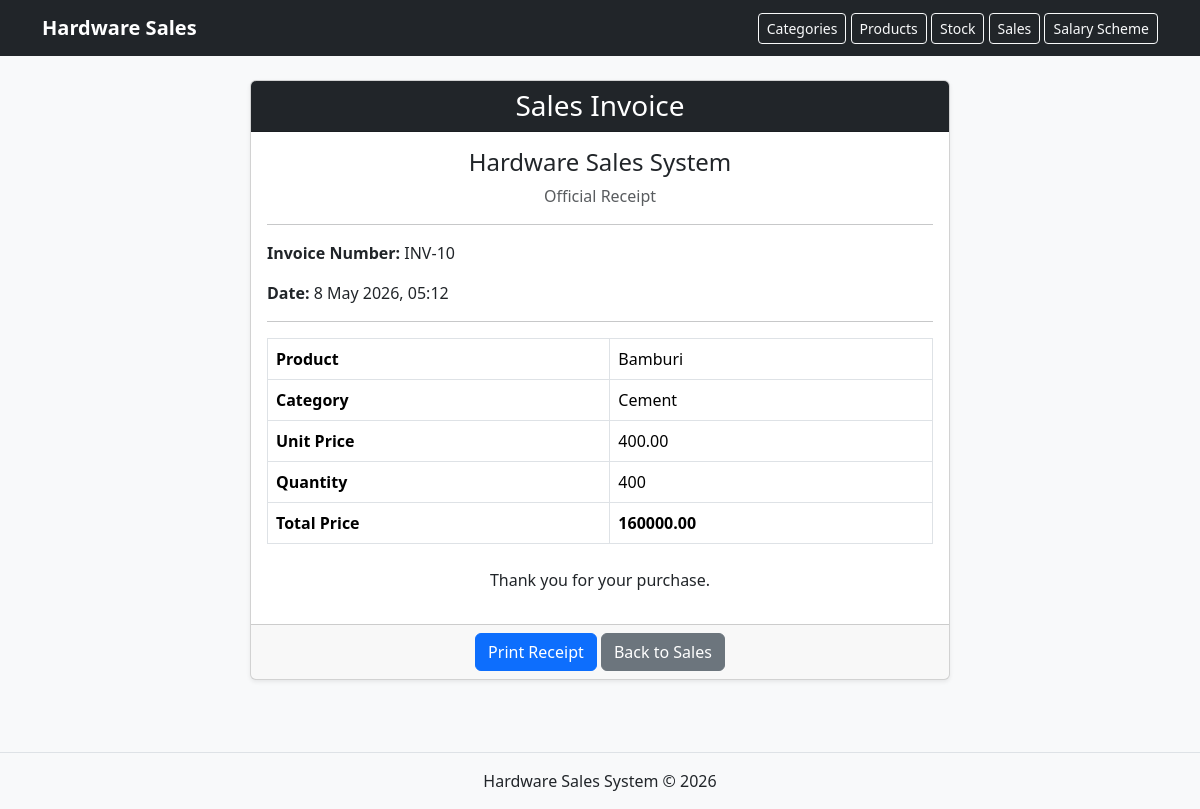
Page /sales/10/invoice/ on the earlier database version.
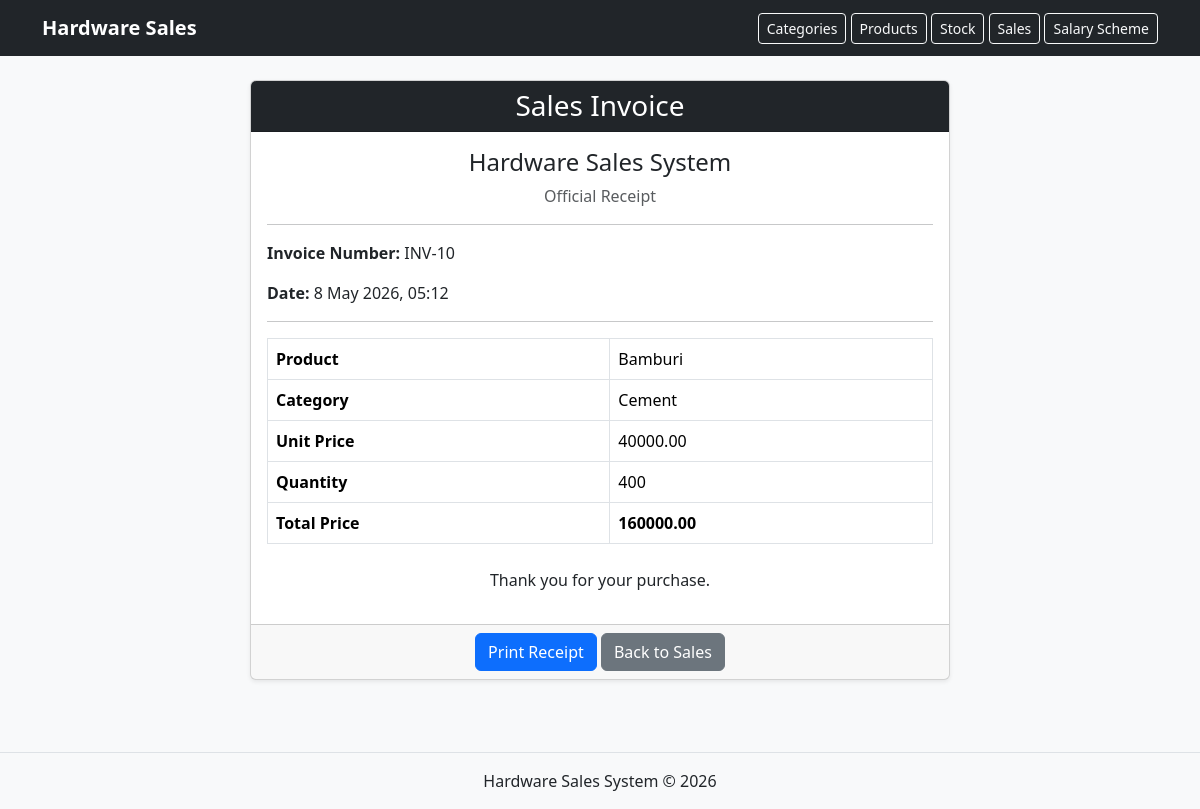
Same page on the later database version.
### web/models.py (models this page shows, shortened)
class Sales(models.Model):
    product_name = models.ForeignKey(Product, on_delete=models.CASCADE)
    quantity = models.PositiveIntegerField()
    total_price = models.DecimalField(max_digits=100, decimal_places=2)
    sale_date = models.DateTimeField(auto_now_add=True)

class Product(models.Model):
    category_name = models.ForeignKey(Category, on_delete=models.CASCADE)
    product_name = models.CharField(max_length=100)
    unit_price = models.DecimalField(max_digits=100, decimal_places=2, default=0)
    description = models.TextField()

class Category(models.Model):
    category_name = models.CharField(max_length=100, unique=True)
    slug = models.SlugField(unique=True)

### web/views.py (the view)
# urls.py: path("sales/<int:sale_id>/invoice/", views.invoice, name="invoice"),
def invoice(request, sale_id):
    sale = get_object_or_404(Sales, id=sale_id)
    return render(request, "invoice.html", {"sale": sale})

### web/templates/invoice.html
{% extends 'base.html' %}
{% block content %}
<div class="card shadow-sm mx-auto" style="max-width: 700px;">
    <div class="card-header bg-dark text-white text-center">
        <h3 class="mb-0">Sales Invoice</h3>
    </div>
    <div class="card-body">
        <h4 class="text-center">Hardware Sales System</h4>
        <p class="text-center text-muted">Official Receipt</p>
        <hr>
        <p><strong>Invoice Number:</strong> INV-{{ sale.id }}</p>
        <p><strong>Date:</strong> {{ sale.sale_date|date:"j F Y, H:i" }}</p>
        <hr>
        <table class="table table-bordered">
            <tr>
                <th>Product</th>
                <td>{{ sale.product_name.product_name }}</td>
            </tr>
            <tr>
                <th>Category</th>
                <td>{{ sale.product_name.category_name.category_name }}</td>
            </tr>
            <tr>
                <th>Unit Price</th>
                <td>{{ sale.product_name.unit_price }}</td>
            </tr>
            <tr>
                <th>Quantity</th>
                <td>{{ sale.quantity }}</td>
            </tr>
            <tr>
                <th>Total Price</th>
                <td><strong>{{ sale.total_price }}</strong></td>
            </tr>
        </table>
        <p class="text-center mt-4">Thank you for your purchase.</p>
    </div>
    <div class="card-footer text-center no-print">
        <button onclick="window.print()" class="btn btn-primary">Print Receipt</button>
        <a href="{% url 'home' %}" class="btn btn-secondary">Back to Sales</a>
    </div>
</div>
{% endblock %}

Differences in the rows shown:
changed through a linked row, Sales "Bamburi": product_name.unit_price "400.00" → "40000.00"
